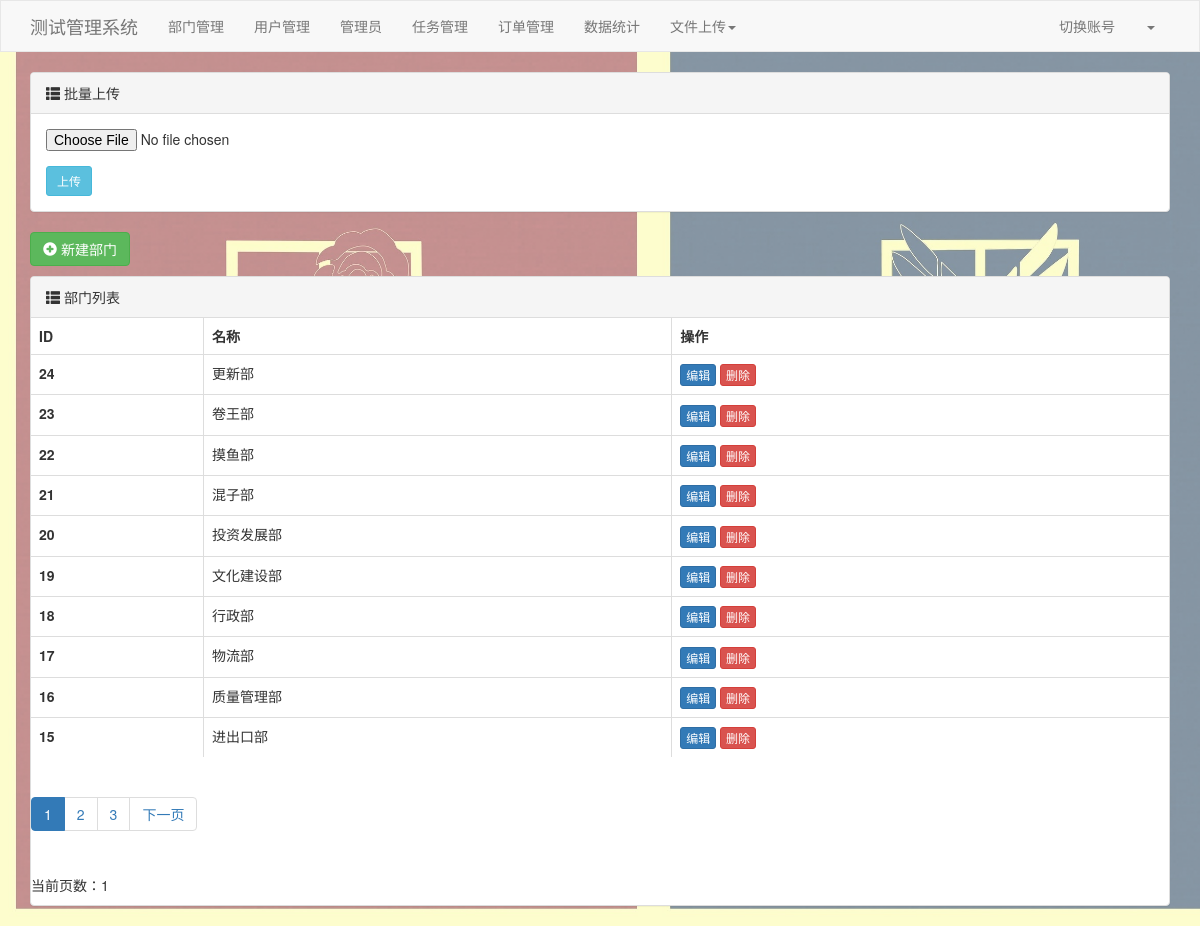
/ (signed in), run on the app's committed database.
### user_manage/models.py (models this page shows, shortened)
class Department(models.Model):
    title = models.CharField(verbose_name='标题', max_length=32)

### user_manage/views/depart.py (the view)
# urls.py: path('', depart.depart_list, name='index'),
def depart_list(request):
    queryset = models.Department.objects.all().order_by('-id')
    per_page = 10
    paginator = Paginator(queryset, per_page)
    page = request.GET.get('page')
    objs = paginator.get_page(page)
    queryset=objs
    return render(request, 'depart_list.html', {'queryset': queryset})

### user_manage/templates/depart_list.html (shortened to what this page needs)
{% extends 'layout.html' %}
{% load static %}
{% block content %}
<div class="container">
        <div class="panel panel-default">
            <div class="panel-heading">
                <span class="glyphicon glyphicon-th-list" aria-hidden="true"></span>
                批量上传
            </div>
            <div class="panel-body">
                <form method="post" enctype="multipart/form-data" action="/upload/multi/">
                    <div class="form-group">
                        <input type="file" name="exc">
                    </div>
                    <input type="submit" value="上传" class="btn btn-info btn-sm">
                </form>
            </div>
        </div>
        <div style="margin-bottom: 10px">
            <a class="btn btn-success" href="/depart/add/" >
                <span class="glyphicon glyphicon-plus-sign" aria-hidden="true"></span>
                新建部门
            </a>
        </div>
        <div class="panel panel-default">
            <div class="panel-heading">
                <span class="glyphicon glyphicon-th-list" aria-hidden="true"></span>
                部门列表
            </div>
            <table class="table table-bordered">
                <thead>
                <tr>
                    <th>ID</th>
                    <th>名称</th>
                    <th>操作</th>
                </tr>
                </thead>
                <tbody>
                {% for obj in queryset %}
                    <tr>
                        <th>{{ obj.id }}</th>
                        <td>{{ obj.title }}</td>
                        <td>
                            <a class="btn btn-primary btn-xs" href="/depart/{{ obj.id }}/edit/">编辑</a>
                            <a class="btn btn-danger btn-xs" href="/depart/delete/?page={{ queryset.number }}&amp;nid={{ obj.id }}">删除</a>
                        </td>
                    </tr>
                {% endfor %}
                </tbody>
            </table>
            <div class="pagination justify-content-end ">
                <ul class="pagination">
                    {% for page_num in queryset.paginator.page_range %}
                        {% if page_num == queryset.number %}
                            <li class="page-item active"><a class="page-link" href="#">{{ page_num }}</a></li>
                        {% else %}
                            <li class="page-item"><a class="page-link" href="?page={{ page_num }}">{{ page_num }}</a></li>
                        {% endif %}
                    {% endfor %}
                    {% if queryset.has_next %}
                        <li class="page-item"><a class="page-link" href="?page={{ queryset.next_page_number }}">下一页</a></li>
                    {% endif %}
                </ul>
            </div>
            <p>当前页数：{{ queryset.number }}</p>
        </div>
    </div>
{% endblock %}

### user_manage/templates/layout.html (shortened to what this page needs)
{% load static %}
<!DOCTYPE html>
<html lang="en">
<head>
    <link rel="stylesheet" href="{% static 'plugins/bootstrap-3.4.1/css/bootstrap.min.css' %}">
</head>
<body>
<nav class="navbar navbar-default">
    <div class="container">
        <div class="navbar-header">
            <a class="navbar-brand" href="#"> 测试管理系统 </a>
        </div>
        <div class="collapse navbar-collapse" id="bs-example-navbar-collapse-1">
            <ul class="nav navbar-nav">
                <li><a href="/depart/list/">部门管理</a></li>
                <li><a href="/user/list/">用户管理</a></li>
                <li><a href="/admin/list/">管理员</a></li>
                <li><a href="/task/list/">任务管理</a></li>
                <li><a href="/Order/list/">订单管理</a></li>
                 <li><a href="/chart/list/">数据统计</a></li>
            </ul>
        <ul class="nav navbar-nav">
            <li class="dropdown">
                <a href="#" class="dropdown-toggle" data-toggle="dropdown" role="button" aria-haspopup="true"
                   aria-expanded="false">文件上传<span class="caret"></span></a>
            </li>
        </ul>
            <ul class="nav navbar-nav navbar-right">
                <li><a href="/login/">切换账号</a></li>
                <li class="dropdown">
                    <a href="#" class="dropdown-toggle" data-toggle="dropdown" role="button" aria-haspopup="true"
                       aria-expanded="false">{{ request.session.info.name }}<span class="caret"></span></a>
                </li>
            </ul>
        </div>
    </div>
</nav>
<div>
    {% block content %} {% endblock %}
</div>
</body>
</html>

### user_manage/templates/layout.html (style rules this page uses)
.navbar { border-radius: 0; }

### data on the page
Department: id "24", title "更新部"
Department: id "23", title "卷王部"
Department: id "22", title "摸鱼部"
Department: id "21", title "混子部"
Department: id "20", title "投资发展部"
Department: id "19", title "文化建设部"
Department: id "18", title "行政部"
Department: id "17", title "物流部"
Department: id "16", title "质量管理部"
Department: id "15", title "进出口部"

### other printed values
{{ page_num }} "1"
{{ page_num }} "2" "3"
{{ queryset.number }} "1"
